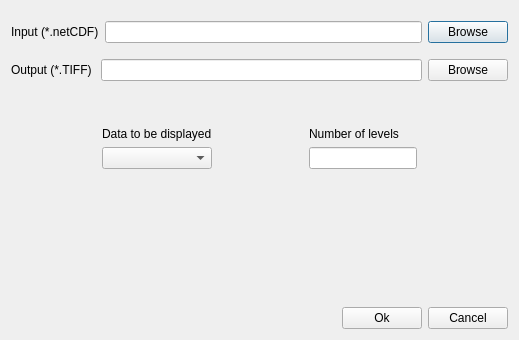
<?xml version="1.0" encoding="UTF-8"?>
<ui version="4.0">
 <class>netcdf_visualizerDialogBase</class>
 <widget class="QDialog" name="netcdf_visualizerDialogBase">
  <property name="geometry">
   <rect>
    <x>0</x>
    <y>0</y>
    <width>519</width>
    <height>340</height>
   </rect>
  </property>
  <property name="windowTitle">
   <string>netcdf_visualizer</string>
  </property>
  <layout class="QGridLayout" name="gridLayout">
   <item row="0" column="0">
    <layout class="QHBoxLayout" name="horizontalLayout">
     <property name="topMargin">
      <number>10</number>
     </property>
     <item>
      <widget class="QLabel" name="label">
       <property name="text">
        <string>Input (*.netCDF)</string>
       </property>
      </widget>
     </item>
     <item>
      <widget class="QLineEdit" name="input_line_edit"/>
     </item>
     <item>
      <widget class="QPushButton" name="input_browse_button">
       <property name="text">
        <string>Browse</string>
       </property>
      </widget>
     </item>
    </layout>
   </item>
   <item row="1" column="0">
    <layout class="QHBoxLayout" name="horizontalLayout_2">
     <property name="topMargin">
      <number>10</number>
     </property>
     <item>
      <widget class="QLabel" name="label_2">
       <property name="text">
        <string>Output (*.TIFF) </string>
       </property>
      </widget>
     </item>
     <item>
      <widget class="QLineEdit" name="output_line_edit"/>
     </item>
     <item>
      <widget class="QPushButton" name="output_browse_button">
       <property name="text">
        <string>Browse</string>
       </property>
      </widget>
     </item>
    </layout>
   </item>
   <item row="2" column="0">
    <layout class="QHBoxLayout" name="horizontalLayout_4">
     <property name="topMargin">
      <number>40</number>
     </property>
     <property name="bottomMargin">
      <number>40</number>
     </property>
     <item>
      <spacer name="horizontalSpacer">
       <property name="orientation">
        <enum>Qt::Horizontal</enum>
       </property>
       <property name="sizeHint" stdset="0">
        <size>
         <width>40</width>
         <height>20</height>
        </size>
       </property>
      </spacer>
     </item>
     <item>
      <layout class="QVBoxLayout" name="verticalLayout">
       <item>
        <widget class="QLabel" name="label_3">
         <property name="sizePolicy">
          <sizepolicy hsizetype="Fixed" vsizetype="Fixed">
           <horstretch>0</horstretch>
           <verstretch>0</verstretch>
          </sizepolicy>
         </property>
         <property name="text">
          <string>Data to be displayed</string>
         </property>
        </widget>
       </item>
       <item>
        <widget class="QComboBox" name="comboBox"/>
       </item>
      </layout>
     </item>
     <item>
      <spacer name="horizontalSpacer_3">
       <property name="orientation">
        <enum>Qt::Horizontal</enum>
       </property>
       <property name="sizeHint" stdset="0">
        <size>
         <width>40</width>
         <height>20</height>
        </size>
       </property>
      </spacer>
     </item>
     <item>
      <layout class="QVBoxLayout" name="verticalLayout_2">
       <item>
        <widget class="QLabel" name="label_4">
         <property name="sizePolicy">
          <sizepolicy hsizetype="Fixed" vsizetype="Fixed">
           <horstretch>0</horstretch>
           <verstretch>0</verstretch>
          </sizepolicy>
         </property>
         <property name="text">
          <string>Number of levels</string>
         </property>
        </widget>
       </item>
       <item>
        <widget class="QLineEdit" name="num_levels">
         <property name="sizePolicy">
          <sizepolicy hsizetype="Fixed" vsizetype="Fixed">
           <horstretch>0</horstretch>
           <verstretch>0</verstretch>
          </sizepolicy>
         </property>
        </widget>
       </item>
      </layout>
     </item>
     <item>
      <spacer name="horizontalSpacer_2">
       <property name="orientation">
        <enum>Qt::Horizontal</enum>
       </property>
       <property name="sizeHint" stdset="0">
        <size>
         <width>40</width>
         <height>20</height>
        </size>
       </property>
      </spacer>
     </item>
    </layout>
   </item>
   <item row="3" column="0">
    <layout class="QVBoxLayout" name="verticalLayout_3">
     <item>
      <spacer name="verticalSpacer_2">
       <property name="orientation">
        <enum>Qt::Vertical</enum>
       </property>
       <property name="sizeHint" stdset="0">
        <size>
         <width>20</width>
         <height>119</height>
        </size>
       </property>
      </spacer>
     </item>
     <item>
      <layout class="QHBoxLayout" name="horizontalLayout_3">
       <item>
        <spacer name="horizontalSpacer_4">
         <property name="orientation">
          <enum>Qt::Horizontal</enum>
         </property>
         <property name="sizeHint" stdset="0">
          <size>
           <width>40</width>
           <height>20</height>
          </size>
         </property>
        </spacer>
       </item>
       <item>
        <widget class="QPushButton" name="ok_button">
         <property name="text">
          <string>Ok</string>
         </property>
        </widget>
       </item>
       <item>
        <widget class="QPushButton" name="cancel_button">
         <property name="text">
          <string>Cancel</string>
         </property>
        </widget>
       </item>
      </layout>
     </item>
    </layout>
   </item>
  </layout>
 </widget>
 <resources/>
 <connections/>
</ui>
